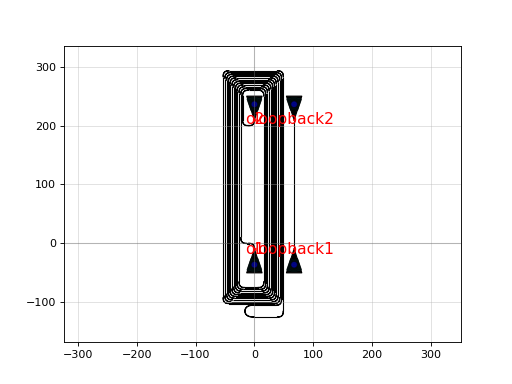

Reproduce this figure in Python.
import gdsfactory as gf

c = gf.components.add_grating_couplers_with_loopback_fiber_single(layer_label=[200, 0], gc_port_name='o1', with_loopback=True, loopback_xspacing=5.0, rotation=90)
c.plot()
